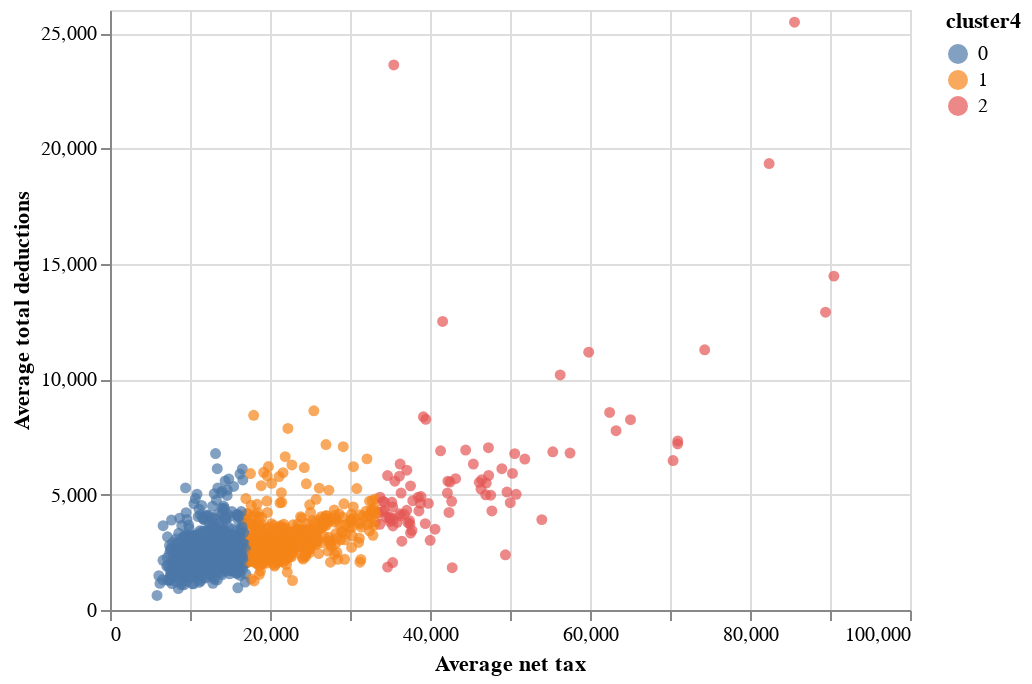

Here is the notebook cell this chart was saved with:
### Code cell
kmeans = KMeans(random_state=42, n_clusters=3, init='k-means++', n_init=5)
kmeans.fit(X)
df['cluster4'] = kmeans.predict(X)
alt.Chart(df).mark_circle()\
             .encode(x='Average net tax', \
                     y='Average total deductions', \
                     color='cluster4:N', \
                     tooltip=['Postcode', 'cluster', \
                              'Average net tax', \
                              'Average total deductions'])\
                    .interactive()

### Figure 1 — Vega-Lite specification as saved in the notebook (floating-point values rounded to 4 significant figures; data arrays with more than 128 entries replaced by an {"elided": "..."} marker saying what was removed)
{"config": {"view": {"continuousWidth": 400, "continuousHeight": 300}}, "data": {"name": "data-67416dc948698847ef8914ad0fa69c98"}, "mark": "circle", "encoding": {"color": {"field": "cluster4", "type": "nominal"}, "tooltip": [{"field": "Postcode", "type": "quantitative"}, {"field": "cluster", "type": "quantitative"}, {"field": "Average net tax", "type": "quantitative"}, {"field": "Average total deductions", "type": "quantitative"}], "x": {"field": "Average net tax", "type": "quantitative"}, "y": {"field": "Average total deductions", "type": "quantitative"}}, "selection": {"selector005": {"type": "interval", "bind": "scales", "encodings": ["x", "y"]}}, "$schema": "https://vega.github.io/schema/vega-lite/v4.17.0.json", "datasets": {"data-67416dc948698847ef8914ad0fa69c98": {"elided": "2473 records"}}}
